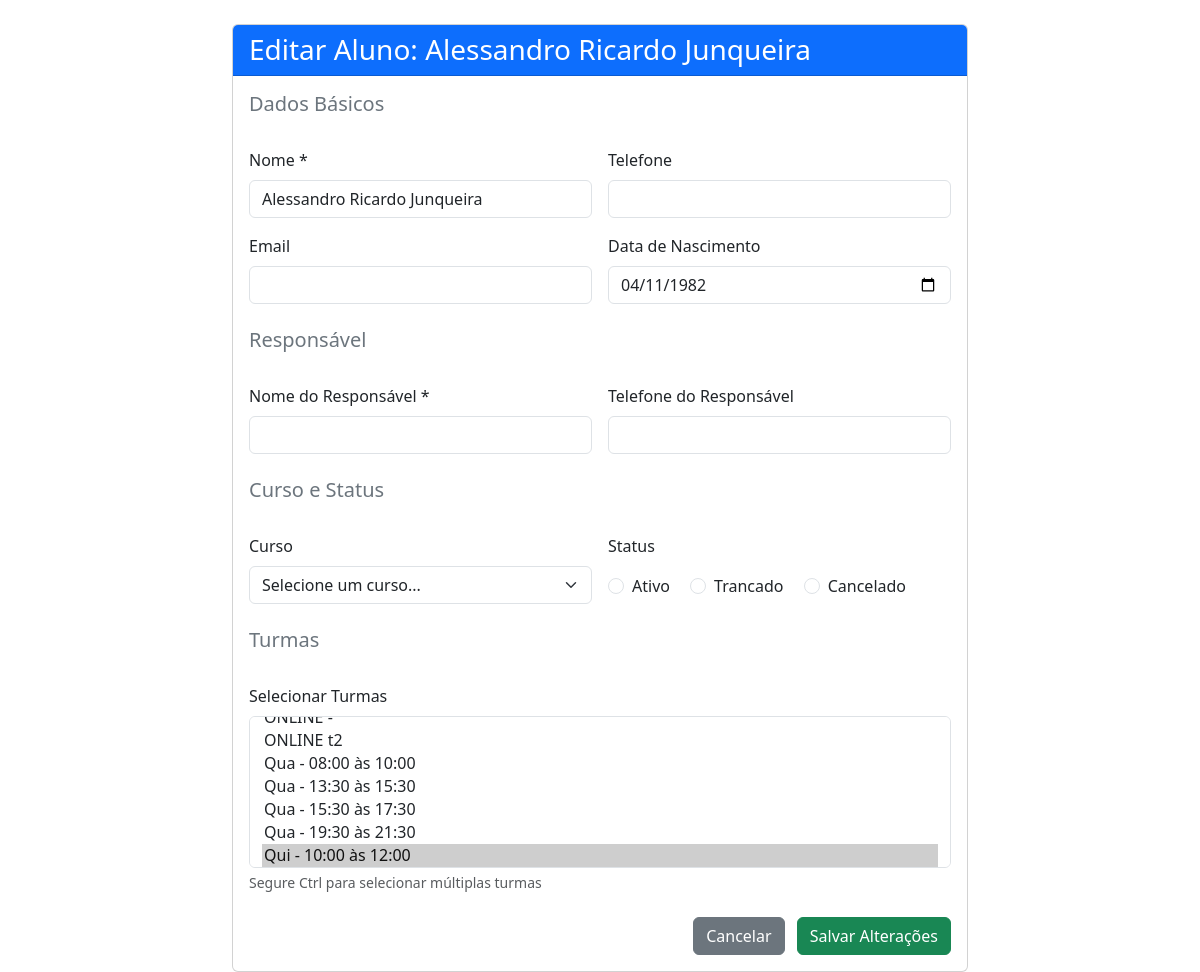
Page /form_editar_aluno.php?id=1 (signed in) on the earlier database version.
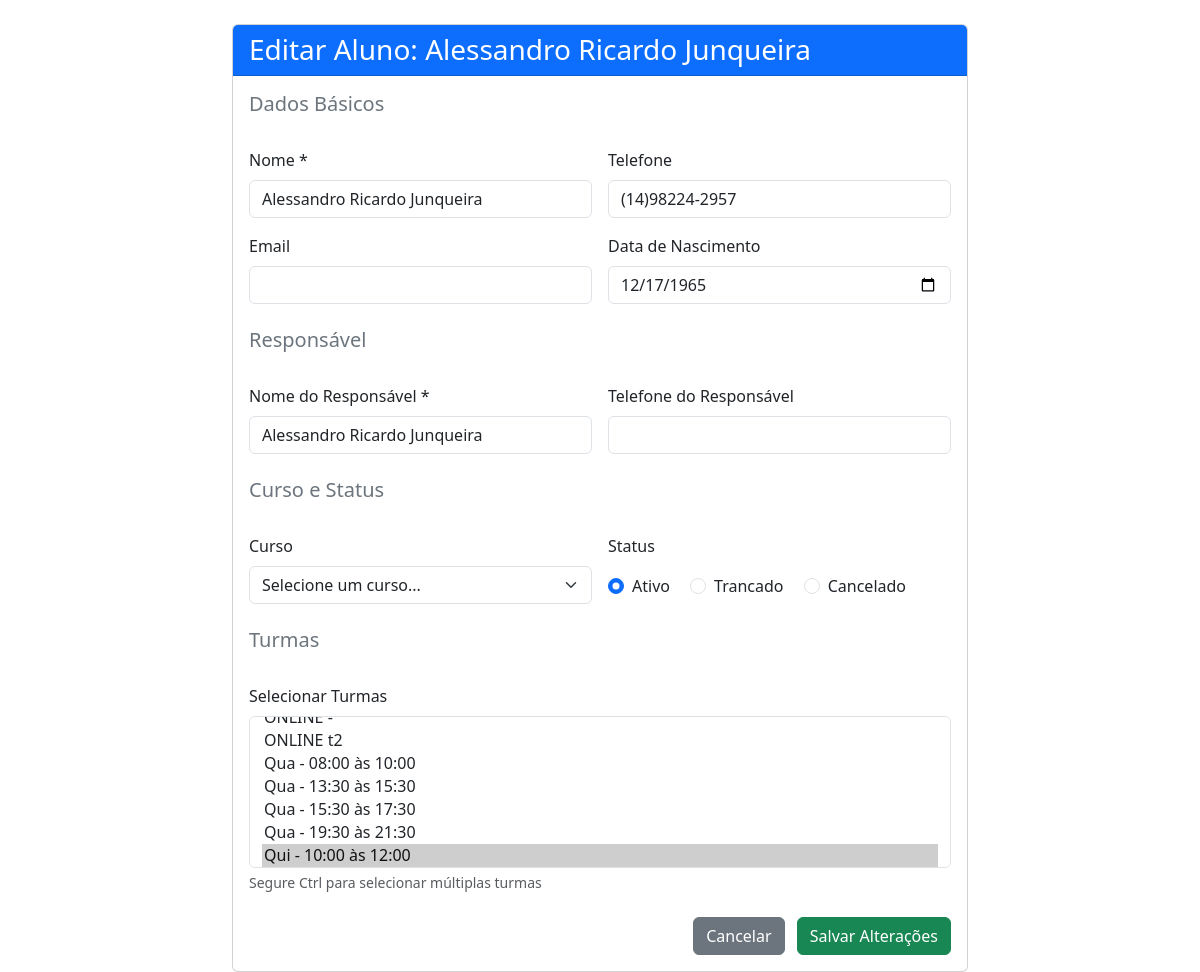
Same page on the later database version.
### tables this page shows
CREATE TABLE `alunos` (
  `id` int(11) NOT NULL,
  `nome` varchar(100) NOT NULL,
  `codigo_original` varchar(10) DEFAULT NULL,
  `turma_original` varchar(100) DEFAULT NULL,
  `idade` int(11) DEFAULT NULL,
  `telefone` varchar(20) DEFAULT NULL,
  `cpf` varchar(20) DEFAULT NULL,
  `senha` varchar(255) DEFAULT NULL,
  `foto_perfil` varchar(255) DEFAULT NULL,
  `pontos_fidelidade` int(11) DEFAULT '0',
  `responsavel` varchar(100) DEFAULT NULL,
  `telefone_responsavel` varchar(20) DEFAULT NULL,
  `status` varchar(30) DEFAULT NULL,
  `data_status` date DEFAULT NULL,
  `email` varchar(100) DEFAULT NULL,
  `data_nascimento` date DEFAULT NULL,
  `tipo_aluno_id` int(11) NOT NULL,
  `turma_id` int(11) DEFAULT NULL,
  `data_cadastro` datetime DEFAULT CURRENT_TIMESTAMP,
  `observacoes` text,
  `curso_id` int(11) DEFAULT NULL
);

### form_editar_aluno.php (the view, shortened to what this page needs)
<?php
require 'conexao.php';
$id = $_GET['id'] ?? null;
$stmt = $pdo->prepare("SELECT * FROM alunos WHERE id = ?");
$stmt->execute([$id]);
$aluno = $stmt->fetch(PDO::FETCH_ASSOC);
function inputVal($array, $key) {
    return isset($array[$key]) ? htmlspecialchars($array[$key]) : '';
}
$turmas = $pdo->query("SELECT id, nome FROM turmas WHERE status = 'ativa' ORDER BY nome")->fetchAll(PDO::FETCH_ASSOC);
$stmt = $pdo->prepare("SELECT turma_id FROM alunos_turmas WHERE aluno_id = ? AND ativo = 1");
$stmt->execute([$id]);
$turmas_aluno = $stmt->fetchAll(PDO::FETCH_COLUMN);
?>
<!DOCTYPE html>
<html lang="pt-BR">
<head>
  <link href="https://cdn.jsdelivr.net/npm/bootstrap@5.3.0/dist/css/bootstrap.min.css" rel="stylesheet">
</head>
<body>
<div class="container mt-4">
  <div class="row">
    <div class="col-lg-8 mx-auto">
      <div class="card">
        <div class="card-header bg-primary text-white">
          <h3 class="mb-0">Editar Aluno: <?= htmlspecialchars($aluno['nome']) ?></h3>
        </div>
        <div class="card-body">
          <form id="form-editar" class="row g-3">
            <div class="col-12">
              <h5 class="text-secondary mb-3">Dados Básicos</h5>
            </div>
            <div class="col-md-6">
              <label class="form-label">Nome *</label>
              <input type="text" name="nome" class="form-control" value="<?= inputVal($aluno, 'nome') ?>" required>
            </div>
            <div class="col-md-6">
              <label class="form-label">Telefone</label>
              <input type="tel" name="telefone" class="form-control" value="<?= inputVal($aluno, 'telefone') ?>">
            </div>
            <div class="col-md-6">
              <label class="form-label">Email</label>
              <input type="email" name="email" class="form-control" value="<?= inputVal($aluno, 'email') ?>">
            </div>
            <div class="col-md-6">
              <label class="form-label">Data de Nascimento</label>
              <input type="date" name="data_nascimento" class="form-control" value="<?= inputVal($aluno, 'data_nascimento') ?>">
            </div>
            <div class="col-12 mt-4">
              <h5 class="text-secondary mb-3">Responsável</h5>
            </div>
            <div class="col-md-6">
              <label class="form-label">Nome do Responsável *</label>
              <input type="text" name="responsavel" class="form-control" value="<?= inputVal($aluno, 'responsavel') ?>" required>
            </div>
            <div class="col-md-6">
              <label class="form-label">Telefone do Responsável</label>
              <input type="tel" name="telefone_responsavel" class="form-control" value="<?= inputVal($aluno, 'telefone_responsavel') ?>">
            </div>
            <div class="col-12 mt-4">
              <h5 class="text-secondary mb-3">Curso e Status</h5>
            </div>
            <div class="col-md-6">
              <label class="form-label">Curso</label>
              <select name="curso_id" class="form-select">
                <option value="">Selecione um curso...</option>
              </select>
            </div>
            <div class="col-md-6">
              <label class="form-label">Status</label>
              <div class="mt-2">
                <?php
                $status_opcoes = ['Ativo', 'Trancado', 'Cancelado'];
                foreach ($status_opcoes as $status):
                ?>
                  <div class="form-check form-check-inline">
                    <input class="form-check-input" type="radio" name="status"
                           id="status_<?= $status ?>" value="<?= $status ?>"
                           <?= $aluno['status'] === $status ? 'checked' : '' ?>>
                    <label class="form-check-label" for="status_<?= $status ?>">
                      <?= $status ?>
                    </label>
                  </div>
                <?php endforeach; ?>
              </div>
            </div>
            <div class="col-12 mt-4">
              <h5 class="text-secondary mb-3">Turmas</h5>
            </div>
            <div class="col-12">
              <label class="form-label">Selecionar Turmas</label>
              <select name="turmas_id[]" class="form-select" multiple size="6">
                <?php foreach ($turmas as $turma): ?>
                  <option value="<?= $turma['id'] ?>" <?= in_array($turma['id'], $turmas_aluno) ? 'selected' : '' ?>>
                    <?= htmlspecialchars($turma['nome']) ?>
                  </option>
                <?php endforeach; ?>
              </select>
              <div class="form-text">Segure Ctrl para selecionar múltiplas turmas</div>
            </div>
            <div class="col-12 text-end mt-4">
              <button type="button" class="btn btn-secondary me-2" onclick="history.back()">
                Cancelar
              </button>
              <button type="submit" class="btn btn-success">
                Salvar Alterações
              </button>
            </div>
          </form>
        </div>
      </div>
    </div>
  </div>
</div>
</body>
</html>

Differences in the rows shown:
changed alunos "Alessandro Ricardo Junqueira": telefone (not shown) → "(14)98224-2957"; data_nascimento "04/11/1982" → "12/17/1965"; responsavel (not shown) → "Alessandro Ricardo Junqueira"; status "☐ Ativo" → "☑ Ativo"
